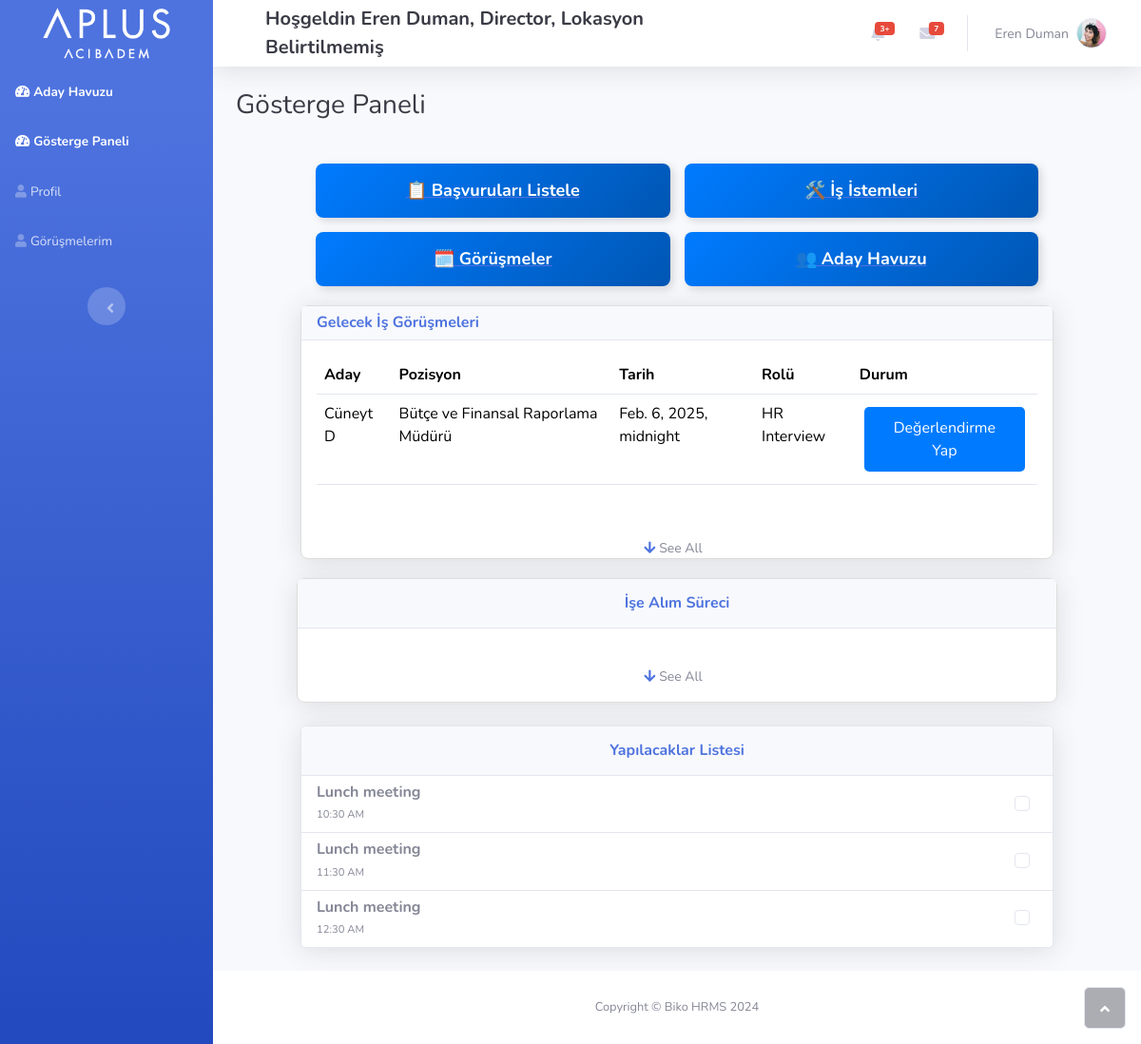
The app's page /hr/ (signed in), older data.
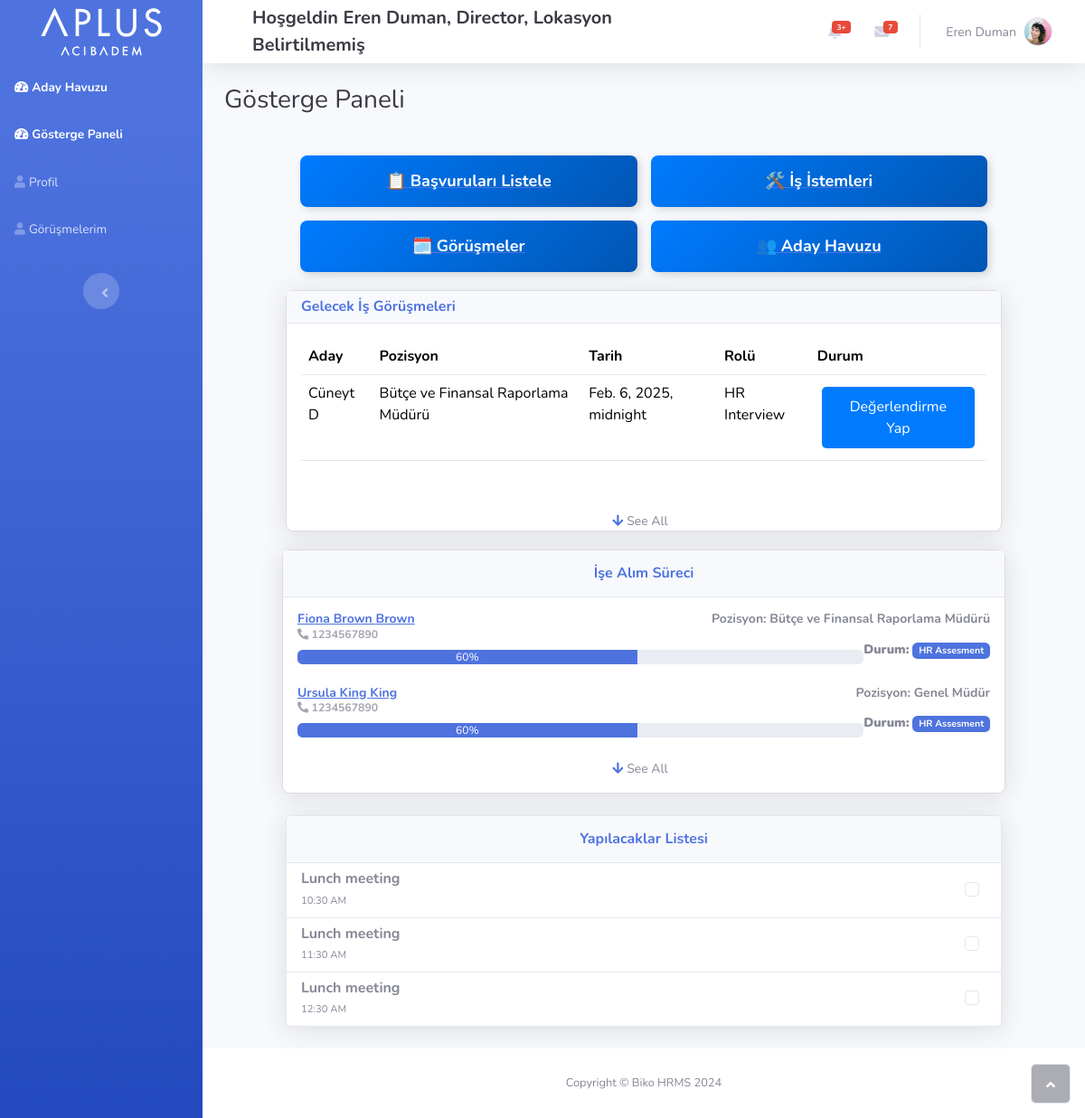
The same page, newer data.
### biko_hr/models.py (models this page shows)
class Interview(models.Model):
    application = models.ForeignKey(Application, on_delete=models.CASCADE)
    date = models.DateTimeField()  # Changed from DateField to DateTimeField
    candidate = models.ForeignKey(Candidate, on_delete=models.CASCADE)
    application_source = models.CharField(max_length=200)
    general_assessment = models.TextField()
    evaluator = models.ForeignKey(User, on_delete=models.CASCADE, related_name='evaluated_interviews')
    evaluator_role = models.CharField(max_length=100)
    attributes_id = models.TextField()  # Placeholder for complex attributes
    manager = models.ForeignKey(User, on_delete=models.CASCADE, related_name='managed_interviews')
    work_hours_assessment = models.TextField()
    evaluation_scores = models.TextField()
    decision = models.TextField()

class Candidate(models.Model):
    name = models.CharField(max_length=100)
    surname = models.CharField(max_length=100)
    email = models.EmailField(null=True, blank=True)
    phone = models.CharField(max_length=15) ##TODO: Make this unique=True for production.
    experience = models.TextField(null=True, blank=True)
    skills = models.TextField(null=True, blank=True)
    birth_date = models.DateField()
    residence_city = models.CharField(max_length=100)
    residence_district = models.CharField(max_length=100)
    education_level = models.CharField(max_length=50)        #choices=[
    school_name = models.CharField(max_length=150, null=True, blank=True)
    department = models.CharField(max_length=100, null=True, blank=True)
    desired_locations = models.ManyToManyField('Location', null=True, blank=True)

class Application(models.Model):
    candidate = models.ForeignKey(Candidate, on_delete=models.CASCADE, null=True, blank=True)
    job = models.ForeignKey(IncubationJob, on_delete=models.CASCADE) # in order to terminate or success the application after incubation period. Also shows the applied job.
    application_date = models.DateField()
    status = models.CharField(max_length=50, default="Pending")
    uploaded_resume = models.FileField(upload_to='resumes/', null=True, blank=True)
    assigned_by = models.ForeignKey(User, on_delete=models.CASCADE, null=True, blank=True)

class IncubationJob(models.Model):
    position = models.ForeignKey(Position, on_delete=models.CASCADE, default=None,blank=True, null=True)
    category = models.OneToOneField(JobCategory, on_delete=models.CASCADE,  null=True, blank=True)
    organization = models.ForeignKey(Organization, on_delete=models.CASCADE, default=None,blank=True, null=True)
    title = models.CharField(max_length=200)
    description = models.TextField()
    required_skills = models.TextField()
    status = models.CharField(max_length=50)
    preferred_locations = models.TextField()
    department = models.CharField(max_length=100)

class Position(models.Model):
    position = models.CharField(max_length=100)
    category = models.ForeignKey(JobCategory, on_delete=models.CASCADE, null=True,blank=True, default=None)
    def __str__(self):
        return self.position

### hr/views.py (the view)
# urls.py: path('', views.dashboard, name="director_dashboard"),
@login_required
def dashboard(request):
    user_type = UserType.objects.filter(user=request.user).first()
    applications = Application.objects.filter(assigned_by=request.user).order_by('-status')
    pending_interviews = Interview.objects.filter(
        evaluator=request.user,
        decision='Pending'
    ).select_related(
        'candidate',
        'application__job__position'
    ).order_by('date')
    return render(request, 'hr_dashboard.html',{'user': request.user, "user_type":user_type.user_type, "applications":applications, "pending_interviews":pending_interviews})

### hr/templates/hr_dashboard.html (shortened to what the changed rows need)
{% extends 'home.html' %}
{% load bootstrap4 %}
{% load static %}
{% block content %}
<head>
</head>
<body id="page-top">
    <div id="wrapper">
        <div id="content-wrapper" class="d-flex flex-column">
                <div id="content">
                    <div class="container-fluid">
                        <div class="container container-centered">
                                <div id="upcomingInterviews" class="card shadow upcoming-interviews" data-bs-toggle="modal" data-bs-target="#upcomingInterviewsModal">
                                    <div class="card-body">
                                        <div class="table-responsive">
                                            <table class="table">
                                                <thead>
                                                    <tr>
                                                        <th>Aday</th>
                                                        <th>Pozisyon</th>
                                                        <th>Tarih</th>
                                                        <th>Rolü</th>
                                                        <th>Durum</th>
                                                    </tr>
                                                </thead>
                                                <tbody>
                                                    {% for interview in pending_interviews|slice:":5" %}
                                                    <tr>
                                                        <td>{{ interview.candidate.name }} {{ interview.candidate.surname }}</td>
                                                        <td>{{ interview.application.job.position.position }}</td>
                                                        <td>{{ interview.date }}</td>
                                                        <td>{{ interview.evaluator_role }}</td>
                                                        <td>
                                                            <a href="{% url 'interview_assessment' interview.id %}"
                                                               class="btn btn-primary btn-sm">
                                                               Değerlendirme Yap
                                                            </a>
                                                        </td>
                                                    </tr>
                                                    {% empty %}
                                                    <tr>
                                                        <td colspan="5">Planlanmış iş görüşmesi bulunmamaktadır.</td>
                                                    </tr>
                                                    {% endfor %}
                                                </tbody>
                                            </table>
                                        </div>
                                    </div>
                                </div>
                            </div>
                        <div class="card shadow mb-4 recruitment-progress" data-bs-toggle="modal" data-bs-target="#allApplicationsModal">
                                    <div class="card-body">
                                        {% with applications|dictsortreversed:"status" as filtered_applications %}
                                            {% for application in filtered_applications|slice:":5" %}
                                                {% if application.assigned_by == request.user %}
                                                    <h4 class="small fw-bold">
                                                        <div>
                                                            <a href="{% url 'candidate_profile' application.candidate.id %}" class="text-primary font-weight-bold">
                                                                {{ application.candidate.name }} {{ application.candidate.surname }}
                                                            </a>
                                                            <span class="float-end">Pozisyon: {{ application.job.position }}</span>
                                                            <br>
                                                            <small class="text-muted">
                                                                <i class="fas fa-phone-alt"></i> {{ application.candidate.phone }}
                                                            </small>
                                                        </div>
                                                        <span class="float-end">
                                                            <p class="mb-1">
                                                                <strong>Durum:</strong>
                                                                <span class="badge {% if application.status == 'Pending' %}bg-warning
                                                                               {% elif application.status == 'Interviewing' %}bg-info
                                                                               {% elif application.status == 'HR Assesment' %}bg-primary
                                                                               {% elif application.status == 'Accepted' %}bg-success
                                                                               {% elif application.status == 'Rejected' %}bg-danger
                                                                               {% endif %}">
                                                                    {{ application.status }}
                                                                </span>
                                                            </p>
                                                        </span>
                                                    </h4>
                                                    <div class="progress mb-4">
                                                        {% if application.status == "Pending" %}
                                                            <div class="progress-bar bg-danger" aria-valuenow="20" aria-valuemin="0" aria-valuemax="100" style="width: 20%;">
                                                                <span class="float-end">20%</span>
                                                            </div>
                                                        {% elif application.status == "Interviewing" %}
                                                            <div class="progress-bar bg-warning" aria-valuenow="40" aria-valuemin="0" aria-valuemax="100" style="width: 40%;">
                                                                <span class="float-end">40%</span>
                                                            </div>
                                                        {% elif application.status == "HR Assesment" %}
                                                            <div class="progress-bar bg-primary" aria-valuenow="60" aria-valuemin="0" aria-valuemax="100" style="width: 60%;">
                                                                <span class="float-end">60%</span>
                                                            </div>
                                                        {% endif %}
                                                    </div>
                                                {% endif %}
                                            {% endfor %}
                                        {% endwith %}
                                    </div>
                                </div>
                    </div>
                </div>
            </div>
        </div>
</body>
{% endblock %}

Row changes from the older to the newer data that the page shows:
added Application: candidate.name "Fiona Brown", candidate.surname "Brown", job.position "Bütçe ve Finansal Raporlama Müdürü", candidate.phone "1234567890", status "HR Assesment", shows "60%"
added Application: candidate.name "Ursula King", candidate.surname "King", job.position "Genel Müdür", candidate.phone "1234567890", status "HR Assesment", shows "60%"
